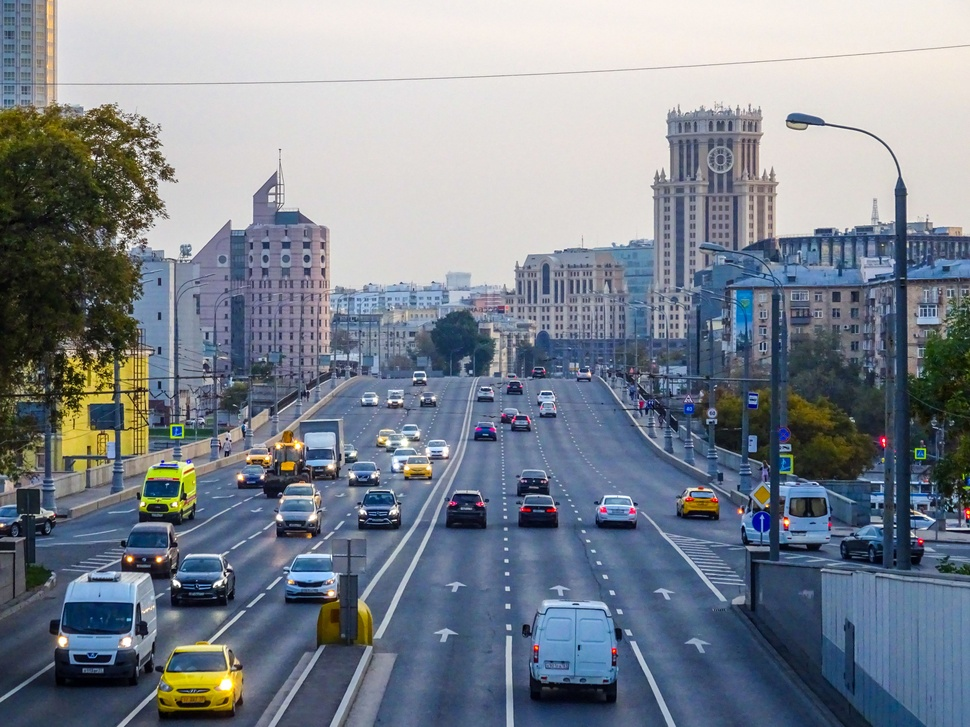
#> input picture samples/road.jpg, 970 x 727 px, shrunk from 4000 x 3000 before the run
$ python main.py
#> lines starting #> are read from the running program, lines starting #| are printed output that depends on the picture

from pathlib import Path

import cv2

ROOT = Path(__file__).resolve().parent.parent
IMAGE_PATH = ROOT / "samples" / "road.jpg"
OUTPUT_PATH = ROOT / "outputs" / "road_processed.jpg"


def main():
    image = cv2.imread(str(IMAGE_PATH))
#> image is the input picture: shape (727, 970, 3); mean B, G, R 143.3, 132.6, 124.6

    if image is None:
        raise FileNotFoundError(
            f"Could not read image: {IMAGE_PATH}"
        )

    height, width = image.shape[:2]
#> height = 727; width = 970

    processed = cv2.cvtColor(image, cv2.COLOR_BGR2GRAY)
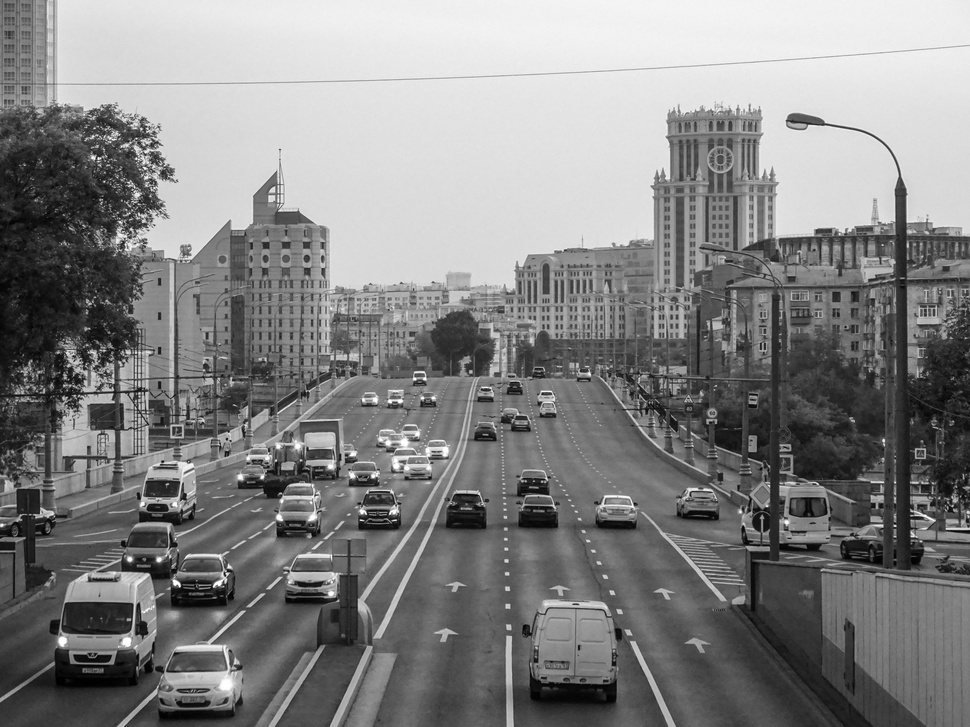
#> processed: shape (727, 970); min 0, max 255, mean 131.4
    OUTPUT_PATH.parent.mkdir(parents=True, exist_ok=True)

    if not cv2.imwrite(str(OUTPUT_PATH), processed):
        raise RuntimeError("Could not save processed image.")

    print(f"OpenCV version: {cv2.__version__}")
    print(f"Image dimensions: {width} x {height}")
#| Image dimensions: 970 x 727
    print(f"Processed image saved to: {OUTPUT_PATH}")


if __name__ == "__main__":
    main()

$ run again, with samples/road-2.png saved as samples/road.jpg
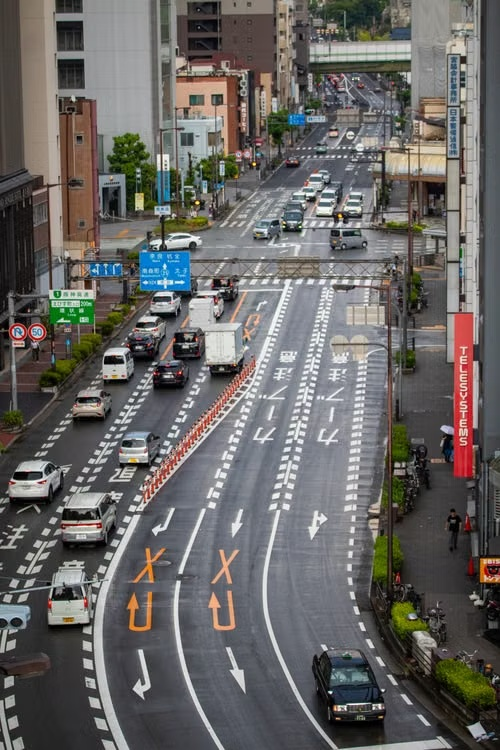
#> input picture samples/road-2.png, 500 x 750 px
#> in main, image is the input picture: shape (750, 500, 3); mean B, G, R 100.1, 101.9, 103.9
#> in main, `processed = cv2.cvtColor(image, cv2.COLOR_BGR2GRAY)`:
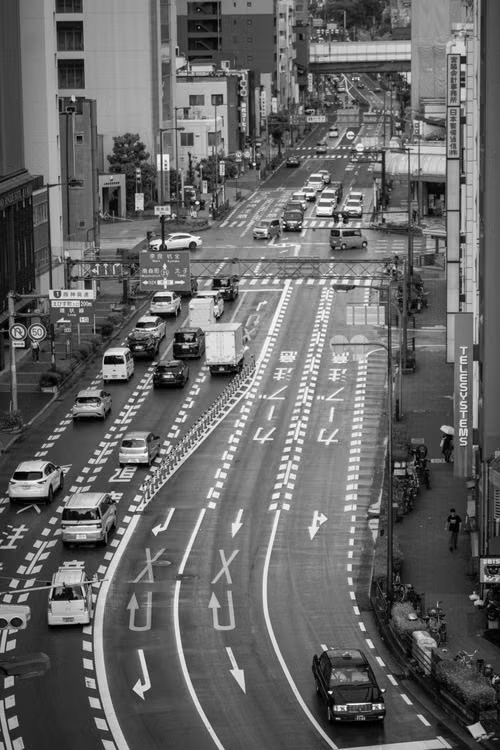
#> processed: shape (750, 500); min 0, max 255, mean 102.3
#| Image dimensions: 500 x 750

$ run again, with samples/road-3.png saved as samples/road.jpg
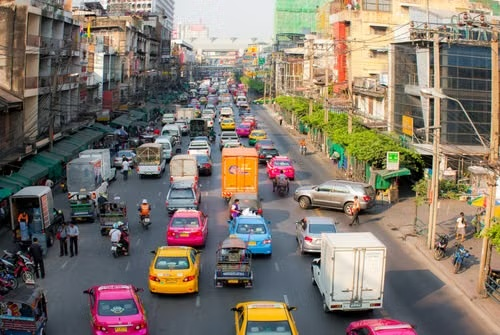
#> input picture samples/road-3.png, 500 x 335 px
#> in main, image is the input picture: shape (335, 500, 3); mean B, G, R 107.6, 118.8, 128.8
#> in main, `processed = cv2.cvtColor(image, cv2.COLOR_BGR2GRAY)`:
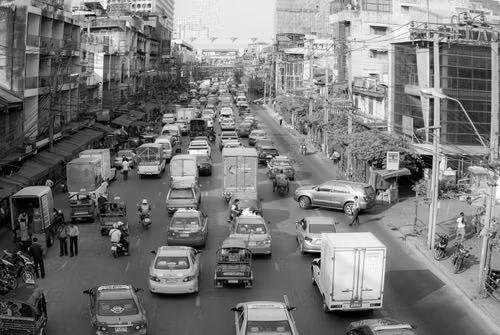
#> processed: shape (335, 500); min 0, max 254, mean 120.5
#| Image dimensions: 500 x 335
